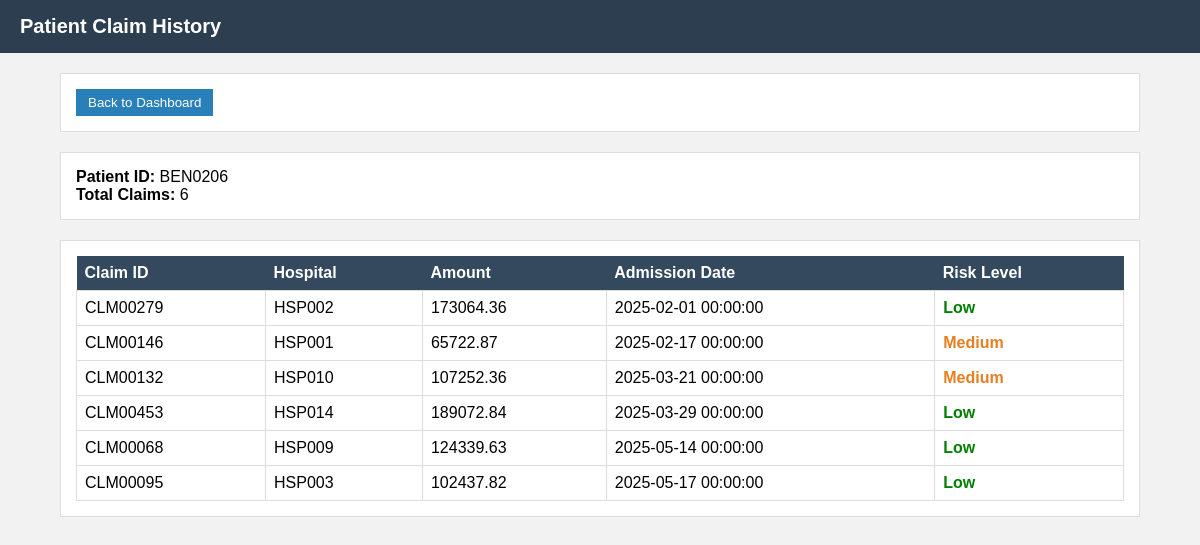
The page /patient/BEN0206 on the database its author committed.
### tables this page shows
CREATE TABLE "claims" (
"claim_id" TEXT,
  "beneficiary_id" TEXT,
  "hospital_id" TEXT,
  "procedure_code" TEXT,
  "claim_amount" REAL,
  "admission_date" TIMESTAMP,
  "discharge_date" TEXT,
  "stay_duration" INTEGER,
  "month" TEXT,
  "deviation" REAL,
  "patient_claim_count" INTEGER,
  "hospital_avg_claim" REAL,
  "rules_triggered" INTEGER,
  "fraud_reasons" TEXT,
  "rule_score" REAL,
  "ml_score" REAL,
  "hospital_risk" REAL,
  "final_risk_score" REAL,
  "risk_level" TEXT
);

### app.py (the view)
@app.route("/patient/<patient_id>")
def patient_view(patient_id):
    conn = get_connection()
    patient_claims = pd.read_sql_query("""
        SELECT * FROM claims
        WHERE beneficiary_id = ?
        ORDER BY admission_date
    """, conn, params=(patient_id,))
    conn.close()
    return render_template(
        "patient.html",
        patient_id=patient_id,
        claims=patient_claims.to_dict(orient="records")
    )

### database/db.py (called while the page is built)
def get_connection():
    conn = sqlite3.connect(DB_PATH)
    conn.row_factory = sqlite3.Row
    return conn

### templates/patient.html (shortened to what this page needs)
<!DOCTYPE html>
<html>
<head>
    <link rel="stylesheet" href="{{ url_for('static', filename='style.css') }}">
</head>
<body>
<div class="navbar">
    Patient Claim History
</div>
<div class="container">
    <div class="section">
        <a href="/">
            <button type="button">Back to Dashboard</button>
        </a>
    </div>
    <div class="section">
        <b>Patient ID:</b> {{ patient_id }} <br>
        <b>Total Claims:</b> {{ claims|length }}
    </div>
    <div class="section">
        <table>
            <tr>
                <th>Claim ID</th>
                <th>Hospital</th>
                <th>Amount</th>
                <th>Admission Date</th>
                <th>Risk Level</th>
            </tr>
            {% for c in claims %}
            <tr>
                <td>{{ c.claim_id }}</td>
                <td>{{ c.hospital_id }}</td>
                <td>{{ c.claim_amount }}</td>
                <td>{{ c.admission_date }}</td>
                <td class="{% if c.risk_level=='High' %}high-risk{% elif c.risk_level=='Medium' %}medium-risk{% else %}low-risk{% endif %}">
                    {{ c.risk_level }}
                </td>
            </tr>
            {% endfor %}
        </table>
    </div>
</div>
</body>
</html>

### static/style.css (style rules this page uses)
body { font-family: Arial, Helvetica, sans-serif; background-color: #f2f2f2; margin: 0; }
.navbar { background-color: #2c3e50; color: white; padding: 15px 20px; font-size: 20px; font-weight: bold; }
.container { width: 90%; margin: 20px auto; }
.section { background: white; padding: 15px; margin-bottom: 20px; border: 1px solid #ddd; }
table { width: 100%; border-collapse: collapse; background: white; }
th { background-color: #34495e; color: white; padding: 8px; text-align: left; }
td { padding: 8px; border: 1px solid #ddd; }
button { padding: 6px 12px; background-color: #2980b9; color: white; border: none; cursor: pointer; }
.medium-risk { color: #e67e22; font-weight: bold; }
.low-risk { color: green; font-weight: bold; }
a { text-decoration: none; color: #2980b9; }

### rows shown on the page
claims: claim_id "CLM00279", hospital_id "HSP002", claim_amount "173064.36", admission_date "2025-02-01 00:00:00", risk_level "Low"
claims: claim_id "CLM00146", hospital_id "HSP001", claim_amount "65722.87", admission_date "2025-02-17 00:00:00", risk_level "Medium"
claims: claim_id "CLM00132", hospital_id "HSP010", claim_amount "107252.36", admission_date "2025-03-21 00:00:00", risk_level "Medium"
claims: claim_id "CLM00453", hospital_id "HSP014", claim_amount "189072.84", admission_date "2025-03-29 00:00:00", risk_level "Low"
claims: claim_id "CLM00068", hospital_id "HSP009", claim_amount "124339.63", admission_date "2025-05-14 00:00:00", risk_level "Low"
claims: claim_id "CLM00095", hospital_id "HSP003", claim_amount "102437.82", admission_date "2025-05-17 00:00:00", risk_level "Low"

### other values the page prints
{{ patient_id }} "BEN0206"
{{ claims|length }} "6"
